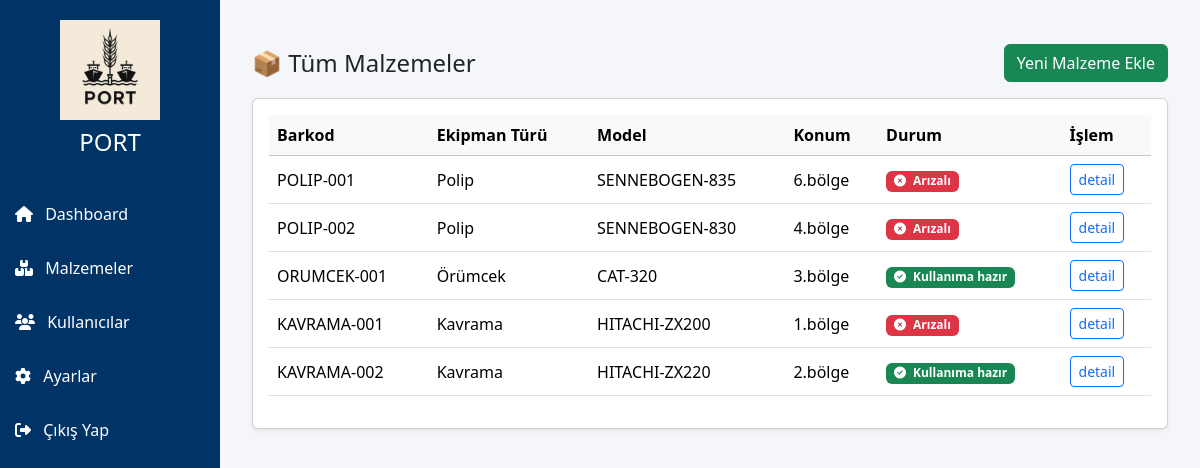
The page /malzemeler (signed in) on the database its author committed.
### app/models.py (models this page shows)
class Parca(db.Model):
    __tablename__ = 'parcalar'
    id = db.Column(db.Integer, primary_key=True)
    barcode = db.Column(db.String(100), unique=True, nullable=False)
    ekipman_turu = db.Column(db.String(100), nullable=False)
    model_adi = db.Column(db.String(100), nullable=False)
    konum = db.Column(db.String(100), nullable=False)
    durum = db.Column(db.String(50), nullable=False)
    bir_sonraki_bakim = db.Column(db.Date, nullable=True)
    kisa_aciklama = db.Column(db.Text, nullable=True)
    yuk_kapasitesi = db.Column(db.String(50), nullable=True)
    sorumlu_kisi = db.Column(db.String(100), nullable=True)
    created_at = db.Column(db.DateTime, default=datetime.utcnow)

### app/routes.py (the view)
@main.route('/malzemeler')
@login_required
def malzeme_listesi():
    parcalar = Parca.query.all()
    return render_template('malzemeler.html', parcalar=parcalar)

### app/__init__.py (called while the page is built)
def create_app():
    app = Flask(__name__)
    app.config.from_object('config.Config')
    db.init_app(app)
    login_manager.init_app(app)
    login_manager.login_view = 'auth.login'  # اسم دالة تسجيل الدخول
    @login_manager.user_loader
    def load_user(user_id):
        return User.query.get(int(user_id))
    app.register_blueprint(main)
    app.register_blueprint(auth)  # لو عندك auth_routes.py
    return app

### app/templates/malzemeler.html
{% extends 'layout.html' %}
{% block content %}
<div class="container-fluid mt-4">
    <div class="d-flex justify-content-between align-items-center mb-3">
        <h4 class="mb-0">📦 Tüm Malzemeler</h4>
        <a href="{{ url_for('main.add_parca') }}" class="btn btn-success">Yeni Malzeme Ekle</a>
    </div>
    <div class="card shadow-sm">
        <div class="card-body table-responsive">
            <table class="table table-hover align-middle">
                <thead class="table-light">
                    <tr>
                        <th>Barkod</th>
                        <th>Ekipman Türü</th>
                        <th>Model</th>
                        <th>Konum</th>
                        <th>Durum</th>
                        <th>İşlem</th>
                    </tr>
                </thead>
                <tbody>
                    {% for parca in parcalar %}
                    <tr>
                        <td>{{ parca.barcode }}</td>
                        <td>{{ parca.ekipman_turu }}</td>
                        <td>{{ parca.model_adi }}</td>
                        <td>{{ parca.konum }}</td>
                        <td>
                            {% if parca.durum == 'Kullanıma hazır' %}
                                <span class="badge bg-success"><i class="fas fa-check-circle me-1"></i> {{ parca.durum }}</span>
                            {% elif parca.durum == 'Bakım Gerekli' %}
                                <span class="badge bg-warning text-dark"><i class="fas fa-exclamation-circle me-1"></i> {{ parca.durum }}</span>
                            {% elif parca.durum == 'Arızalı' %}
                                <span class="badge bg-danger"><i class="fas fa-times-circle me-1"></i> {{ parca.durum }}</span>
                            {% else %}
                                <span class="badge bg-secondary">{{ parca.durum }}</span>
                            {% endif %}
                        </td>
                        <td>
                            <a href="{{ url_for('main.detail', parca_id=parca.id) }}" class="btn btn-sm btn-outline-primary">detail</a>
                        </td>
                    </tr>
                    {% endfor %}
                </tbody>
            </table>
        </div>
    </div>
</div>
{% endblock %}

### app/templates/layout.html (style rules this page uses)
body { background-color: #f4f6f9; }

### rows shown on the page
Parca: barcode "POLIP-001", ekipman_turu "Polip", model_adi "SENNEBOGEN-835", konum "6.bölge", durum "Arızalı"
Parca: barcode "POLIP-002", ekipman_turu "Polip", model_adi "SENNEBOGEN-830", konum "4.bölge", durum "Arızalı"
Parca: barcode "ORUMCEK-001", ekipman_turu "Örümcek", model_adi "CAT-320", konum "3.bölge", durum "Kullanıma hazır"
Parca: barcode "KAVRAMA-001", ekipman_turu "Kavrama", model_adi "HITACHI-ZX200", konum "1.bölge", durum "Arızalı"
Parca: barcode "KAVRAMA-002", ekipman_turu "Kavrama", model_adi "HITACHI-ZX220", konum "2.bölge", durum "Kullanıma hazır"
